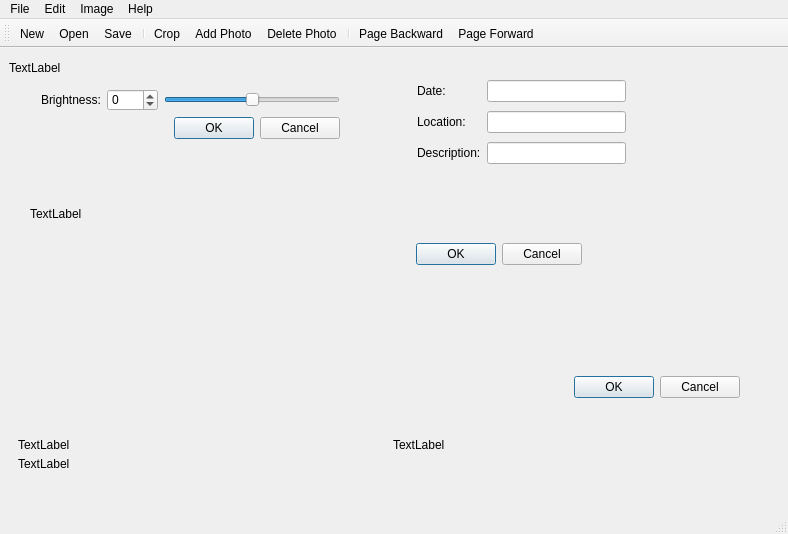
<?xml version="1.0" encoding="UTF-8"?>
<ui version="4.0">
 <class>PhotoAlbum</class>
 <widget class="QMainWindow" name="PhotoAlbum">
  <property name="geometry">
   <rect>
    <x>0</x>
    <y>0</y>
    <width>788</width>
    <height>534</height>
   </rect>
  </property>
  <property name="windowTitle">
   <string>PhotoAlbum</string>
  </property>
  <widget class="QWidget" name="centralWidget">
   <widget class="QWidget" name="edit_description" native="true">
    <property name="geometry">
     <rect>
      <x>397</x>
      <y>9</y>
      <width>382</width>
      <height>222</height>
     </rect>
    </property>
    <widget class="QDialogButtonBox" name="edit_buttons">
     <property name="geometry">
      <rect>
       <x>9</x>
       <y>182</y>
       <width>176</width>
       <height>31</height>
      </rect>
     </property>
     <property name="standardButtons">
      <set>QDialogButtonBox::Cancel|QDialogButtonBox::Ok</set>
     </property>
    </widget>
    <widget class="QWidget" name="layoutWidget">
     <property name="geometry">
      <rect>
       <x>9</x>
       <y>9</y>
       <width>231</width>
       <height>113</height>
      </rect>
     </property>
     <layout class="QGridLayout" name="gridLayout">
      <item row="1" column="0">
       <widget class="QLabel" name="location_label">
        <property name="text">
         <string>Location:</string>
        </property>
       </widget>
      </item>
      <item row="0" column="1">
       <widget class="QLineEdit" name="date_input"/>
      </item>
      <item row="2" column="0">
       <widget class="QLabel" name="description_label">
        <property name="text">
         <string>Description:</string>
        </property>
       </widget>
      </item>
      <item row="0" column="0">
       <widget class="QLabel" name="date_label">
        <property name="text">
         <string>Date:</string>
        </property>
       </widget>
      </item>
      <item row="1" column="1">
       <widget class="QLineEdit" name="location_input"/>
      </item>
      <item row="2" column="1">
       <widget class="QLineEdit" name="description_input"/>
      </item>
     </layout>
    </widget>
   </widget>
   <widget class="QWidget" name="image_info_widget" native="true">
    <property name="geometry">
     <rect>
      <x>9</x>
      <y>380</y>
      <width>761</width>
      <height>50</height>
     </rect>
    </property>
    <widget class="QLabel" name="date">
     <property name="geometry">
      <rect>
       <x>9</x>
       <y>9</y>
       <width>369</width>
       <height>16</height>
      </rect>
     </property>
     <property name="sizePolicy">
      <sizepolicy hsizetype="Preferred" vsizetype="Preferred">
       <horstretch>0</horstretch>
       <verstretch>0</verstretch>
      </sizepolicy>
     </property>
     <property name="text">
      <string>TextLabel</string>
     </property>
    </widget>
    <widget class="QLabel" name="location">
     <property name="geometry">
      <rect>
       <x>384</x>
       <y>9</y>
       <width>368</width>
       <height>16</height>
      </rect>
     </property>
     <property name="sizePolicy">
      <sizepolicy hsizetype="Preferred" vsizetype="Preferred">
       <horstretch>0</horstretch>
       <verstretch>0</verstretch>
      </sizepolicy>
     </property>
     <property name="text">
      <string>TextLabel</string>
     </property>
    </widget>
    <widget class="QLabel" name="description">
     <property name="geometry">
      <rect>
       <x>9</x>
       <y>28</y>
       <width>743</width>
       <height>16</height>
      </rect>
     </property>
     <property name="sizePolicy">
      <sizepolicy hsizetype="Preferred" vsizetype="Preferred">
       <horstretch>0</horstretch>
       <verstretch>0</verstretch>
      </sizepolicy>
     </property>
     <property name="text">
      <string>TextLabel</string>
     </property>
    </widget>
   </widget>
   <widget class="QLabel" name="image">
    <property name="geometry">
     <rect>
      <x>9</x>
      <y>9</y>
      <width>65</width>
      <height>21</height>
     </rect>
    </property>
    <property name="text">
     <string>TextLabel</string>
    </property>
   </widget>
   <widget class="QWidget" name="balance_widget" native="true">
    <property name="geometry">
     <rect>
      <x>20</x>
      <y>20</y>
      <width>331</width>
      <height>211</height>
     </rect>
    </property>
    <widget class="QLabel" name="balance_preview">
     <property name="geometry">
      <rect>
       <x>10</x>
       <y>90</y>
       <width>311</width>
       <height>111</height>
      </rect>
     </property>
     <property name="text">
      <string>TextLabel</string>
     </property>
    </widget>
    <widget class="QWidget" name="layoutWidget">
     <property name="geometry">
      <rect>
       <x>10</x>
       <y>10</y>
       <width>321</width>
       <height>72</height>
      </rect>
     </property>
     <layout class="QGridLayout" name="gridLayout_2">
      <item row="0" column="0">
       <widget class="QLabel" name="balance_label">
        <property name="text">
         <string>Brightness:</string>
        </property>
       </widget>
      </item>
      <item row="0" column="1">
       <widget class="QSpinBox" name="balance_spinbox">
        <property name="minimum">
         <number>-255</number>
        </property>
        <property name="maximum">
         <number>255</number>
        </property>
       </widget>
      </item>
      <item row="0" column="2">
       <widget class="QSlider" name="balance_slider">
        <property name="minimum">
         <number>-255</number>
        </property>
        <property name="maximum">
         <number>255</number>
        </property>
        <property name="orientation">
         <enum>Qt::Horizontal</enum>
        </property>
       </widget>
      </item>
      <item row="1" column="1" colspan="2">
       <widget class="QDialogButtonBox" name="balance_buttons">
        <property name="standardButtons">
         <set>QDialogButtonBox::Cancel|QDialogButtonBox::Ok</set>
        </property>
       </widget>
      </item>
     </layout>
    </widget>
   </widget>
   <widget class="QWidget" name="confirm_save" native="true">
    <property name="geometry">
     <rect>
      <x>40</x>
      <y>250</y>
      <width>721</width>
      <height>121</height>
     </rect>
    </property>
    <widget class="QWidget" name="layoutWidget">
     <property name="geometry">
      <rect>
       <x>10</x>
       <y>10</y>
       <width>701</width>
       <height>101</height>
      </rect>
     </property>
     <layout class="QGridLayout" name="gridLayout_3">
      <item row="0" column="0">
       <widget class="QLabel" name="confirm_label">
        <property name="text">
         <string/>
        </property>
        <property name="wordWrap">
         <bool>true</bool>
        </property>
       </widget>
      </item>
      <item row="1" column="0">
       <widget class="QDialogButtonBox" name="confirm_buttons">
        <property name="standardButtons">
         <set>QDialogButtonBox::Cancel|QDialogButtonBox::Ok</set>
        </property>
       </widget>
      </item>
     </layout>
    </widget>
   </widget>
   <zorder>balance_widget</zorder>
   <zorder>image</zorder>
   <zorder>image_info_widget</zorder>
   <zorder>edit_description</zorder>
   <zorder>confirm_save</zorder>
  </widget>
  <widget class="QMenuBar" name="menuBar">
   <property name="geometry">
    <rect>
     <x>0</x>
     <y>0</y>
     <width>788</width>
     <height>27</height>
    </rect>
   </property>
   <widget class="QMenu" name="menuFile">
    <property name="title">
     <string>File</string>
    </property>
    <addaction name="actionNew"/>
    <addaction name="actionOpen"/>
    <addaction name="actionClose"/>
    <addaction name="actionSave"/>
    <addaction name="actionSave_As"/>
    <addaction name="separator"/>
    <addaction name="actionQuit"/>
   </widget>
   <widget class="QMenu" name="menuEdit">
    <property name="title">
     <string>Edit</string>
    </property>
    <addaction name="actionAdd_Photo"/>
    <addaction name="Delete_Photo"/>
    <addaction name="actionEdit_Description"/>
    <addaction name="actionPage_Forward"/>
    <addaction name="actionPage_Backward"/>
    <addaction name="actionMove_Forward"/>
    <addaction name="actionMove_Backward"/>
   </widget>
   <widget class="QMenu" name="menuHelp">
    <property name="title">
     <string>Help</string>
    </property>
    <addaction name="actionUsage"/>
    <addaction name="actionAbout"/>
   </widget>
   <widget class="QMenu" name="menuIamge">
    <property name="title">
     <string>Image</string>
    </property>
    <widget class="QMenu" name="menuBalance">
     <property name="title">
      <string>Balance</string>
     </property>
     <addaction name="actionContrast"/>
     <addaction name="actionBrightness"/>
    </widget>
    <addaction name="actionCrop"/>
    <addaction name="actionResize"/>
    <addaction name="actionRotate"/>
    <addaction name="menuBalance"/>
    <addaction name="actionNegate"/>
    <addaction name="actionSmooth"/>
    <addaction name="actionSharpen"/>
   </widget>
   <addaction name="menuFile"/>
   <addaction name="menuEdit"/>
   <addaction name="menuIamge"/>
   <addaction name="menuHelp"/>
  </widget>
  <widget class="QToolBar" name="mainToolBar">
   <property name="windowTitle">
    <string/>
   </property>
   <attribute name="toolBarArea">
    <enum>TopToolBarArea</enum>
   </attribute>
   <attribute name="toolBarBreak">
    <bool>false</bool>
   </attribute>
   <addaction name="actionNew"/>
   <addaction name="actionOpen"/>
   <addaction name="actionSave"/>
   <addaction name="separator"/>
   <addaction name="actionCrop"/>
   <addaction name="actionAdd_Photo"/>
   <addaction name="Delete_Photo"/>
   <addaction name="separator"/>
   <addaction name="actionPage_Backward"/>
   <addaction name="actionPage_Forward"/>
  </widget>
  <widget class="QStatusBar" name="statusBar">
   <property name="font">
    <font>
     <italic>true</italic>
    </font>
   </property>
  </widget>
  <action name="actionNew">
   <property name="icon">
    <iconset>
     <normaloff>../icons/new.png</normaloff>../icons/new.png</iconset>
   </property>
   <property name="text">
    <string>New</string>
   </property>
   <property name="shortcut">
    <string>Ctrl+N</string>
   </property>
  </action>
  <action name="actionOpen">
   <property name="icon">
    <iconset>
     <normaloff>../icons/open.png</normaloff>../icons/open.png</iconset>
   </property>
   <property name="text">
    <string>Open</string>
   </property>
   <property name="shortcut">
    <string>Ctrl+O</string>
   </property>
  </action>
  <action name="actionClose">
   <property name="text">
    <string>Close</string>
   </property>
  </action>
  <action name="actionSave">
   <property name="icon">
    <iconset>
     <normaloff>../icons/save.png</normaloff>../icons/save.png</iconset>
   </property>
   <property name="text">
    <string>Save</string>
   </property>
   <property name="shortcut">
    <string>Ctrl+S</string>
   </property>
  </action>
  <action name="actionSave_As">
   <property name="text">
    <string>Save As</string>
   </property>
   <property name="shortcut">
    <string>Ctrl+A</string>
   </property>
  </action>
  <action name="actionQuit">
   <property name="text">
    <string>Quit</string>
   </property>
   <property name="shortcut">
    <string>Ctrl+Q</string>
   </property>
  </action>
  <action name="actionAdd_Photo">
   <property name="icon">
    <iconset>
     <normaloff>../icons/plus-sign.png</normaloff>../icons/plus-sign.png</iconset>
   </property>
   <property name="text">
    <string>Add Photo</string>
   </property>
  </action>
  <action name="Delete_Photo">
   <property name="icon">
    <iconset>
     <normaloff>../icons/minus-sign.png</normaloff>../icons/minus-sign.png</iconset>
   </property>
   <property name="text">
    <string>Delete Photo</string>
   </property>
   <property name="iconVisibleInMenu">
    <bool>false</bool>
   </property>
  </action>
  <action name="actionEdit_Description">
   <property name="text">
    <string>Edit Description</string>
   </property>
  </action>
  <action name="actionPage_Forward">
   <property name="icon">
    <iconset>
     <normaloff>../icons/arrow-right.png</normaloff>../icons/arrow-right.png</iconset>
   </property>
   <property name="text">
    <string>Page Forward</string>
   </property>
   <property name="shortcut">
    <string>Right</string>
   </property>
  </action>
  <action name="actionPage_Backward">
   <property name="icon">
    <iconset>
     <normaloff>../icons/arrow-left.png</normaloff>../icons/arrow-left.png</iconset>
   </property>
   <property name="text">
    <string>Page Backward</string>
   </property>
   <property name="shortcut">
    <string>Left</string>
   </property>
  </action>
  <action name="actionMove_Forward">
   <property name="text">
    <string>Move Forward</string>
   </property>
  </action>
  <action name="actionMove_Backward">
   <property name="text">
    <string>Move Backward</string>
   </property>
  </action>
  <action name="actionCrop">
   <property name="icon">
    <iconset>
     <normaloff>../icons/crop.png</normaloff>../icons/crop.png</iconset>
   </property>
   <property name="text">
    <string>Crop</string>
   </property>
  </action>
  <action name="actionResize">
   <property name="text">
    <string>Resize</string>
   </property>
  </action>
  <action name="actionRotate">
   <property name="text">
    <string>Rotate</string>
   </property>
  </action>
  <action name="actionContrast">
   <property name="text">
    <string>Contrast</string>
   </property>
  </action>
  <action name="actionBrightness">
   <property name="text">
    <string>Brightness</string>
   </property>
  </action>
  <action name="actionUsage">
   <property name="text">
    <string>Usage</string>
   </property>
  </action>
  <action name="actionAbout">
   <property name="text">
    <string>About</string>
   </property>
  </action>
  <action name="actionNegate">
   <property name="text">
    <string>Negate</string>
   </property>
  </action>
  <action name="actionSmooth">
   <property name="text">
    <string>Smooth</string>
   </property>
  </action>
  <action name="actionSharpen">
   <property name="text">
    <string>Sharpen</string>
   </property>
  </action>
 </widget>
 <layoutdefault spacing="6" margin="11"/>
 <resources/>
 <connections>
  <connection>
   <sender>balance_slider</sender>
   <signal>sliderMoved(int)</signal>
   <receiver>balance_spinbox</receiver>
   <slot>setValue(int)</slot>
   <hints>
    <hint type="sourcelabel">
     <x>537</x>
     <y>354</y>
    </hint>
    <hint type="destinationlabel">
     <x>359</x>
     <y>354</y>
    </hint>
   </hints>
  </connection>
  <connection>
   <sender>balance_spinbox</sender>
   <signal>valueChanged(int)</signal>
   <receiver>balance_slider</receiver>
   <slot>setValue(int)</slot>
   <hints>
    <hint type="sourcelabel">
     <x>359</x>
     <y>354</y>
    </hint>
    <hint type="destinationlabel">
     <x>537</x>
     <y>354</y>
    </hint>
   </hints>
  </connection>
 </connections>
</ui>
